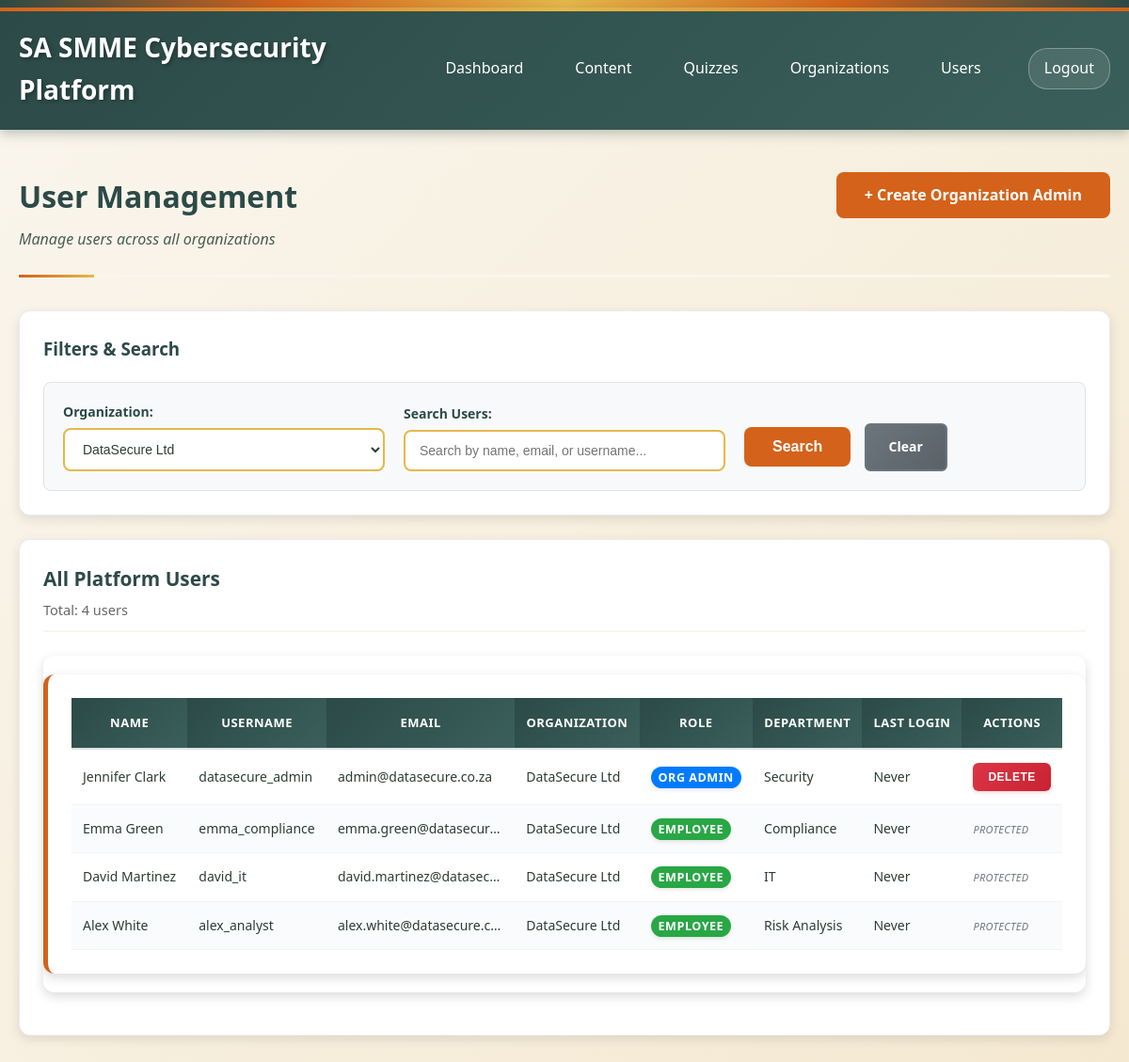
The page /user_management.php?org_filter=3 (signed in) on the database its author committed.
### tables this page shows
CREATE TABLE users (
    id INTEGER PRIMARY KEY AUTOINCREMENT,
    organization_id INTEGER, -- NULL for system admins
    username VARCHAR(50) UNIQUE NOT NULL,
    email VARCHAR(100) UNIQUE NOT NULL,
    password_hash VARCHAR(255) NOT NULL,
    first_name VARCHAR(50) NOT NULL,
    last_name VARCHAR(50) NOT NULL,
    role_id INTEGER NOT NULL,
    employee_id VARCHAR(50), -- Organization-specific employee ID
    department VARCHAR(100),
    job_title VARCHAR(100),
    manager_id INTEGER, -- Self-referencing for org hierarchy
    phone VARCHAR(20),
    hire_date DATE,
    status_id INTEGER DEFAULT 1,
    last_login TIMESTAMP,
    is_active BOOLEAN DEFAULT 1,
    created_at TIMESTAMP DEFAULT CURRENT_TIMESTAMP,
    updated_at TIMESTAMP DEFAULT CURRENT_TIMESTAMP,
    FOREIGN KEY (organization_id) REFERENCES organizations(id),
    FOREIGN KEY (role_id) REFERENCES roles(id),
    FOREIGN KEY (manager_id) REFERENCES users(id),
    FOREIGN KEY (status_id) REFERENCES employee_statuses(id)
);

CREATE TABLE organizations (
    id INTEGER PRIMARY KEY AUTOINCREMENT,
    name VARCHAR(100) NOT NULL,
    registration_number VARCHAR(50),
    industry VARCHAR(50),
    size_category VARCHAR(20) CHECK (size_category IN ('micro', 'small', 'medium')),
    contact_email VARCHAR(100) NOT NULL,
    contact_phone VARCHAR(20),
    address TEXT,
    subscription_plan VARCHAR(20) DEFAULT 'basic',
    subscription_status VARCHAR(20) DEFAULT 'active' CHECK (subscription_status IN ('active', 'suspended', 'cancelled')),
    settings TEXT, -- JSON for organization-specific settings
    is_active BOOLEAN DEFAULT 1,
    created_at TIMESTAMP DEFAULT CURRENT_TIMESTAMP,
    updated_at TIMESTAMP DEFAULT CURRENT_TIMESTAMP
);

CREATE TABLE roles (
    id INTEGER PRIMARY KEY AUTOINCREMENT,
    name VARCHAR(50) UNIQUE NOT NULL,
    description TEXT,
    level INTEGER NOT NULL, -- 1=system_admin, 2=org_admin, 3=employee
    permissions TEXT, -- JSON array of permissions
    created_at TIMESTAMP DEFAULT CURRENT_TIMESTAMP
);

### src/user_management.php (the view, shortened to what this page needs)
<?php
require_once __DIR__ . '/config/db.php';
$org_filter = $_GET['org_filter'] ?? '';
$search_query = $_GET['search'] ?? '';
$organizations = [];
try {
    if ($_SESSION['role'] === 'system_admin') {
        $org_stmt = $pdo->prepare("SELECT id, name FROM organizations WHERE is_active = 1 ORDER BY name");
        $org_stmt->execute();
        $organizations = $org_stmt->fetchAll(PDO::FETCH_ASSOC);
    }
    if ($_SESSION['role'] === 'system_admin') {
        $where_conditions = ["u.is_active = 1"];
        $params = [];
        if ($org_filter) {
            $where_conditions[] = "u.organization_id = :org_filter";
            $params['org_filter'] = $org_filter;
        }
        $where_clause = implode(' AND ', $where_conditions);
        $stmt = $pdo->prepare("
            SELECT u.*, r.name as role_name, o.name as organization_name
            FROM users u
            LEFT JOIN roles r ON u.role_id = r.id
            LEFT JOIN organizations o ON u.organization_id = o.id
            WHERE {$where_clause}
            ORDER BY u.organization_id, u.role_id, u.last_name
        ");
        $stmt->execute($params);
    }
    $users = $stmt->fetchAll(PDO::FETCH_ASSOC);
} catch (PDOException $e) {
    $users = [];
    $error = "Error loading users: " . $e->getMessage();
}
?>
<!DOCTYPE html>
<html lang="en">
<head>
    <link rel="stylesheet" href="assets/webdesign-style.css">
</head>
<body>
    <div class="african-border"></div>
    <div class="header">
        <div class="header-left">
            <h1>SA SMME Cybersecurity Platform</h1>
        </div>
        <div class="header-right">
            <nav class="nav-links">
                <a href="dashboard.php">Dashboard</a>
                <a href="content_list.php">Content</a>
                <a href="quiz_list.php">Quizzes</a>
                <?php if ($_SESSION['role'] === 'system_admin'): ?>
                    <a href="organization_management.php">Organizations</a>
                    <a href="user_management.php">Users</a>
                <?php elseif ($_SESSION['role'] === 'org_admin'): ?>
                    <a href="user_management.php">Users</a>
                <?php endif; ?>
            </nav>
            <div class="user-section">
                <a href="logout.php" class="logout-btn">Logout</a>
            </div>
        </div>
    </div>
    <div class="container">
        <div class="page-header-section">
            <div class="page-title-area">
                <h2 class="page-title">User Management</h2>
                <p class="page-subtitle">
                    <?php if ($_SESSION['role'] === 'system_admin'): ?>
                        Manage users across all organizations
                    <?php else: ?>
                        Manage users in your organization
                    <?php endif; ?>
                </p>
            </div>
            <?php if ($_SESSION['role'] === 'system_admin'): ?>
                <div class="page-actions">
                    <a href="create_org_admin.php" class="btn btn-primary">
                        + Create Organization Admin
                    </a>
                </div>
            <?php endif; ?>
        </div>
        <div class="form-card" style="margin-bottom: 25px;">
            <h3 style="margin-bottom: 20px; color: var(--primary-dark);">
                Filters & Search
            </h3>
            <form method="GET" action="user_management.php" class="filter-form">
                <?php if ($_SESSION['role'] === 'system_admin'): ?>
                    <div class="form-group" style="min-width: 200px;">
                        <label for="org_filter">Organization:</label>
                        <select name="org_filter" id="org_filter" class="form-control">
                            <?php foreach ($organizations as $org): ?>
                                <option value="<?php echo $org['id']; ?>" <?php echo ($org_filter == $org['id']) ? 'selected' : ''; ?>>
                                    <?php echo htmlspecialchars($org['name']); ?>
                                </option>
                            <?php endforeach; ?>
                        </select>
                    </div>
                <?php endif; ?>
                <div class="form-group" style="min-width: 250px; flex: 1;">
                    <label for="search">Search Users:</label>
                    <input type="text" name="search" id="search" class="form-control"
                           placeholder="Search by name, email, or username..."
                           value="<?php echo htmlspecialchars($search_query); ?>">
                </div>
                <div class="form-group">
                    <button type="submit" class="btn btn-primary">
                        Search
                    </button>
                    <?php if ($org_filter || $search_query): ?>
                        <a href="user_management.php" class="btn btn-secondary" style="margin-left: 10px;">
                            Clear
                        </a>
                    <?php endif; ?>
                </div>
            </form>
        </div>
        <div class="form-card">
            <h3 style="margin-bottom: 25px; color: var(--primary-dark); border-bottom: 2px solid var(--light-cream); padding-bottom: 10px; font-size: 1.3em;">
                <?php if ($_SESSION['role'] === 'system_admin'): ?>
                    All Platform Users
                <?php else: ?>
                    Users in Your Organization
                <?php endif; ?>
                <small style="display: block; font-size: 0.7em; color: #666; margin-top: 5px; font-weight: normal;">
                    Total: <?php echo count($users); ?> users
                </small>
            </h3>
            <?php if (empty($users)): ?>
                <div class="info-card" style="text-align: center; padding: 60px; background: linear-gradient(135deg, #f8f9fa, #e9ecef); border-radius: 12px; border: 2px dashed #dee2e6;">
                    <h3 style="color: #6c757d; margin-bottom: 10px;">No users found</h3>
                    <p style="color: #868e96;">There are currently no active users to display.</p>
                </div>
            <?php else: ?>
                <div class="table-container">
                    <div class="users-table">
                        <table>
                            <thead>
                                <tr>
                                    <th>Name</th>
                                    <th>Username</th>
                                    <th>Email</th>
                                    <?php if ($_SESSION['role'] === 'system_admin'): ?>
                                        <th>Organization</th>
                                    <?php endif; ?>
                                    <th>Role</th>
                                    <th>Department</th>
                                    <th>Last Login</th>
                                    <?php if ($_SESSION['role'] === 'system_admin'): ?>
                                        <th>Actions</th>
                                    <?php endif; ?>
                                </tr>
                            </thead>
                            <tbody>
                        <?php foreach ($users as $user): ?>
                            <tr>
                                <td><?php echo htmlspecialchars($user['first_name'] . ' ' . $user['last_name']); ?></td>
                                <td><?php echo htmlspecialchars($user['username']); ?></td>
                                <td><?php echo htmlspecialchars($user['email']); ?></td>
                                <?php if ($_SESSION['role'] === 'system_admin'): ?>
                                    <td><?php echo htmlspecialchars($user['organization_name'] ?? 'System'); ?></td>
                                <?php endif; ?>
                                <td>
                                    <span class="role-badge" style="
                                        padding: 3px 8px;
                                        border-radius: 12px;
                                        font-size: 0.9em;
                                        font-weight: bold;
                                        color: white;
                                        background-color: <?php echo $user['role_name'] === 'system_admin' ? '#6c757d' : ($user['role_name'] === 'org_admin' ? '#007bff' : '#28a745'); ?>;
                                    ">
                                        <?php echo htmlspecialchars(ucwords(str_replace('_', ' ', $user['role_name']))); ?>
                                    </span>
                                </td>
                                <td><?php echo htmlspecialchars($user['department'] ?? 'N/A'); ?></td>
                                <td><?php echo $user['last_login'] ? date('M d, Y', strtotime($user['last_login'])) : 'Never'; ?></td>
                                <?php if ($_SESSION['role'] === 'system_admin'): ?>
                                    <td>
                                        <?php if ($user['role_name'] === 'org_admin'): ?>
                                            <button onclick="confirmDelete(<?php echo $user['id']; ?>, '<?php echo htmlspecialchars($user['first_name'] . ' ' . $user['last_name']); ?>')"
                                                    class="btn-delete">
                                                Delete
                                            </button>
                                        <?php else: ?>
                                            <span class="protected-text">
                                                <?php echo $user['role_name'] === 'system_admin' ? 'System Admin' : 'Protected'; ?>
                                            </span>
                                        <?php endif; ?>
                                    </td>
                                <?php endif; ?>
                            </tr>
                        <?php endforeach; ?>
                            </tbody>
                        </table>
                    </div>
                </div>
            <?php endif; ?>
        </div>
    </div>
</body>
</html>

### src/user_management.php (style rules this page uses)
.users-table { width: 100%; margin: 20px 0; box-shadow: 0 4px 12px rgba(0,0,0,0.15); border-radius: 12px; overflow: hidden; background: white; }
.users-table table { width: 100%; border-collapse: collapse; background: white; font-size: 14px; }
.users-table th { background: linear-gradient(135deg, var(--primary-dark), var(--primary-medium)); color: white; font-weight: 600; padding: 16px 12px; text-align: left; position: sticky; top: 0; z-index: 10; border-bottom: 2px solid #dee2e6; font-size: 13px; text-transform: uppercase; letter-spacing: 0.5px; }
.users-table td { padding: 14px 12px; text-align: left; border-bottom: 1px solid #f1f3f4; vertical-align: middle; max-width: 200px; overflow: hidden; text-overflow: ellipsis; }
.users-table tr:nth-child(even) { background-color: #fafbfc; }
.btn-delete { background: linear-gradient(135deg, #dc3545, #c82333); color: white; border: none; padding: 8px 16px; border-radius: 6px; cursor: pointer; font-size: 12px; font-weight: 600; transition: all 0.3s ease; text-transform: uppercase; letter-spacing: 0.5px; box-shadow: 0 2px 4px rgba(220, 53, 69, 0.2); }
.protected-text { color: #6c757d; font-style: italic; font-size: 11px; font-weight: 500; text-transform: uppercase; letter-spacing: 0.3px; }
.role-badge { padding: 6px 12px; border-radius: 20px; font-size: 11px; font-weight: 700; color: white; white-space: nowrap; text-transform: uppercase; letter-spacing: 0.5px; box-shadow: 0 2px 4px rgba(0,0,0,0.1); }
.table-container { width: 100%; overflow-x: auto; margin: 20px 0; border-radius: 12px; box-shadow: 0 4px 12px rgba(0,0,0,0.15); }
.form-card { width: 100%; max-width: 1400px; margin: 20px auto; padding: 25px; box-shadow: 0 4px 12px rgba(0,0,0,0.1); border-radius: 12px; background-color: #fff; border: 1px solid #e9ecef; }
.container { padding: 20px; max-width: 1600px; margin: 0 auto; }
.filter-form { display: flex; gap: 20px; align-items: end; flex-wrap: wrap; background: #f8f9fa; padding: 20px; border-radius: 8px; border: 1px solid #dee2e6; }
.filter-form .form-group { min-width: 200px; flex: 1; }
.filter-form label { font-weight: 600; color: var(--primary-dark); margin-bottom: 5px; display: block; }
.users-table th { text-align: center; }
.users-table td { vertical-align: middle; }

### rows shown on the page
users: first_name+last_name "Jennifer Clark", username "datasecure_admin", email "admin@datasecure.co.za", organization.name "DataSecure Ltd", role.name "ORG ADMIN", department "Security", shows "Never"
users: first_name+last_name "Emma Green", username "emma_compliance", email "emma.green@datasecur…", organization.name "DataSecure Ltd", role.name "EMPLOYEE", department "Compliance", shows "Never", shows "PROTECTED"
users: first_name+last_name "David Martinez", username "david_it", email "david.martinez@datasec…", organization.name "DataSecure Ltd", role.name "EMPLOYEE", department "IT", shows "Never", shows "PROTECTED"
users: first_name+last_name "Alex White", username "alex_analyst", email "alex.white@datasecure.c…", organization.name "DataSecure Ltd", role.name "EMPLOYEE", department "Risk Analysis", shows "Never", shows "PROTECTED"

### other values the page prints
count($users) "4"
form field org_filter "DataSecure Ltd"
